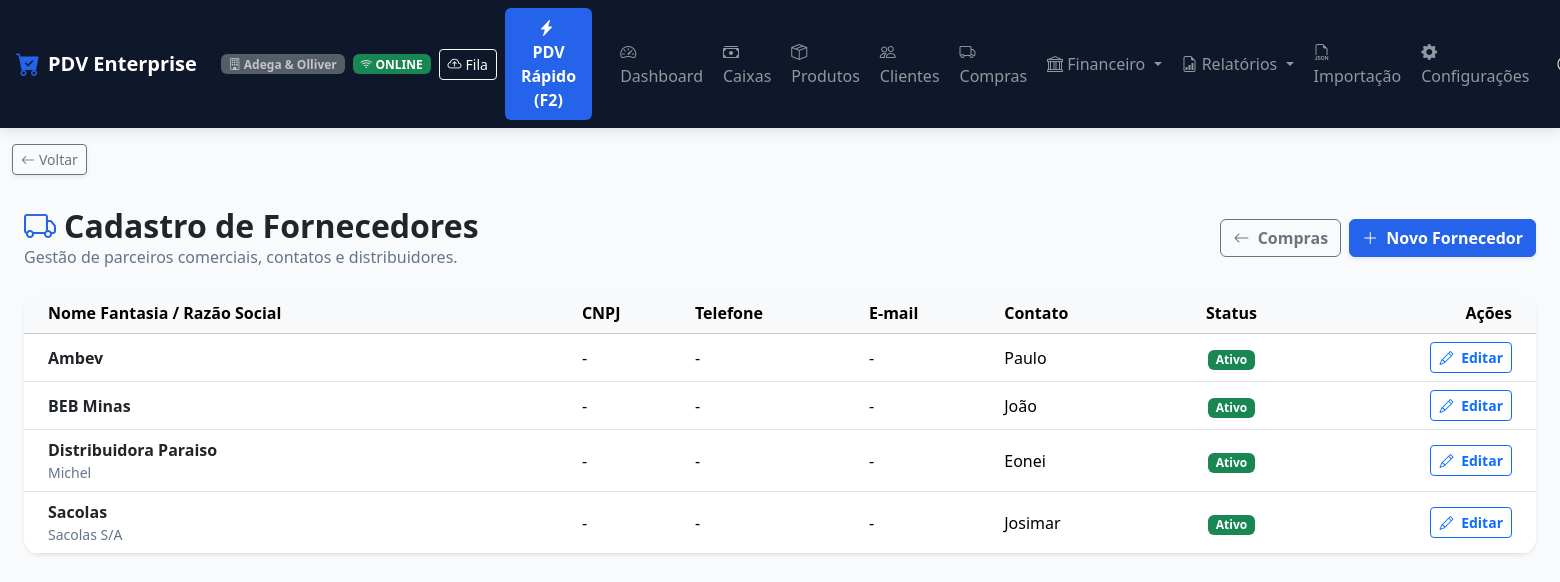
Screenshot of /compras/fornecedores/ (signed in) with the database file from the repository.
### apps/usuarios/models.py (models this page shows, shortened)
class Usuario(AbstractUser):
    CARGO_CHOICES = [
        ('ADMIN', 'Administrador'),
        ('GERENTE', 'Gerente'),
        ('OPERADOR', 'Operador de Caixa'),
        ('ESTOQUISTA', 'Estoquista'),
        ('FINANCEIRO', 'Financeiro'),
    ]
    empresa = models.ForeignKey(
        'empresas.Empresa',
        on_delete=models.CASCADE,
        related_name='usuarios',
        verbose_name='Empresa',
        null=True,
        blank=True
    )
    cargo = models.CharField('Cargo', max_length=20, choices=CARGO_CHOICES, default='OPERADOR')
    pin_caixa = models.CharField('PIN de Caixa (4 a 6 dígitos)', max_length=10, blank=True)
    telefone = models.CharField('Telefone', max_length=20, blank=True)
    limite_desconto_pct = models.DecimalField(
        'Limite de Desconto (%)', max_digits=5, decimal_places=2, default=0.00,
        help_text='Percentual máximo de desconto que este usuário pode aplicar (0 = sem limite definido).'
    )
    class Meta:
        verbose_name = 'Usuário'
        verbose_name_plural = 'Usuários'
    @property
    def is_admin(self):
        return self.cargo == 'ADMIN' or self.is_superuser
    @property
    def is_administrador(self):
        return self.is_admin
    @property
    def pode_visualizar_auditoria(self):
        return self.cargo in ('ADMIN', 'GERENTE') or self.is_superuser

### apps/empresas/models.py (models this page shows, shortened)
class Empresa(models.Model):
    razao_social = models.CharField('Razão Social', max_length=200, blank=True, default='')
    nome_fantasia = models.CharField('Nome Fantasia', max_length=200, blank=True, default='')
    cnpj = models.CharField('CNPJ', max_length=20, unique=True)
    inscricao_estadual = models.CharField('Inscrição Estadual', max_length=50, blank=True)
    telefone = models.CharField('Telefone', max_length=20, blank=True)
    whatsapp = models.CharField('WhatsApp', max_length=20, blank=True)
    email = models.EmailField('E-mail', blank=True)
    endereco = models.CharField('Endereço Completo', max_length=255, blank=True)
    cidade = models.CharField('Cidade', max_length=100, blank=True)
    estado = models.CharField('Estado (UF)', max_length=2, blank=True)
    logo = models.ImageField('Logo da Empresa', upload_to='logos/', null=True, blank=True)
    cor_fundo_cabecalho = models.CharField('Cor Fundo Cabeçalho', max_length=20, default='#dc2626')
    cor_texto_cabecalho = models.CharField('Cor Texto Cabeçalho', max_length=20, default='#ffffff')
    cor_destaque = models.CharField('Cor de Destaque', max_length=20, default='#16a34a')
    cor_fundo_geral = models.CharField('Cor Fundo Geral', max_length=20, default='#f8fafc')
    cor_fundo_paineis = models.CharField('Cor Fundo Painéis', max_length=20, default='#ffffff')
    ativo = models.BooleanField('Ativo', default=True)
    created_at = models.DateTimeField('Criado em', auto_now_add=True)
    updated_at = models.DateTimeField('Atualizado em', auto_now=True)
    class Meta:
        verbose_name = 'Empresa'
        verbose_name_plural = 'Empresas'

### apps/clientes/models.py (models this page shows, shortened)
class Fornecedor(TenantModelMixin):
    razao_social = models.CharField('Razão Social', max_length=200)
    nome_fantasia = models.CharField('Nome Fantasia', max_length=200, blank=True)
    cnpj = models.CharField('CNPJ', max_length=20, blank=True)
    telefone = models.CharField('Telefone', max_length=20, blank=True)
    email = models.EmailField('E-mail', blank=True)
    endereco = models.CharField('Endereço', max_length=255, blank=True)
    contato_nome = models.CharField('Nome do Contato', max_length=100, blank=True)
    observacoes = models.TextField('Observações', blank=True)
    ativo = models.BooleanField('Ativo', default=True)
    class Meta:
        verbose_name = 'Fornecedor'
        verbose_name_plural = 'Fornecedores'
        ordering = ['nome_fantasia', 'razao_social']

### apps/compras/views.py (the view)
# urls.py: path('fornecedores/', fornecedores_list, name='fornecedores_list'),
@login_required
def fornecedores_list(request):
    empresa = request.tenant or request.user.empresa
    fornecedores = Fornecedor.objects.filter(empresa=empresa).order_by('nome_fantasia', 'razao_social')
    return render(request, 'compras/fornecedores_list.html', {'fornecedores': fornecedores})

### apps/core/models.py (called while the page is built)
def get_current_tenant():
    return getattr(_thread_locals, 'tenant', None)

def set_current_tenant(tenant):
    _thread_locals.tenant = tenant

def clear_current_tenant():
    if hasattr(_thread_locals, 'tenant'):
        del _thread_locals.tenant

    def get_queryset(self):
        qs = TenantQuerySet(self.model, using=self._db)
        tenant = get_current_tenant()
        if tenant:
            return qs.filter(empresa=tenant)
        return qs

### apps/empresas/context_processors.py (called while the page is built, shortened)
def configuracao_visual_context(request):
    empresa = getattr(request, 'tenant', None)
    if not empresa and hasattr(request, 'user') and request.user.is_authenticated:
        empresa = getattr(request.user, 'empresa', None)
    if empresa:
        config = getattr(empresa, 'configuracao_visual', None)
        if not config:
            config = empresa.get_configuracao_visual()
        return {
            'config_visual': config,
            'css_variables': config.to_css_variables()
        }

### templates/compras/fornecedores_list.html (shortened to what this page needs)
{% extends 'base.html' %}
{% block content %}
<div class="container-fluid py-3">
    <div class="d-flex justify-content-between align-items-center mb-4 flex-wrap gap-2">
        <div>
            <h2 class="fw-bold text-dark mb-0"><i class="bi bi-truck text-primary me-2"></i>Cadastro de Fornecedores</h2>
            <p class="text-muted mb-0">Gestão de parceiros comerciais, contatos e distribuidores.</p>
        </div>
        <div class="d-flex gap-2">
            <a href="{% url 'compras_list' %}" class="btn btn-outline-secondary fw-bold">
                <i class="bi bi-arrow-left me-1"></i> Compras
            </a>
            <a href="{% url 'fornecedor_novo' %}" class="btn btn-primary fw-bold shadow-sm">
                <i class="bi bi-plus-lg me-1"></i> Novo Fornecedor
            </a>
        </div>
    </div>
    <div class="card card-custom p-0 border-0 shadow-sm rounded-4 overflow-hidden mb-4">
        <div class="table-responsive">
            <table class="table table-hover align-middle mb-0">
                <thead class="table-light">
                    <tr>
                        <th class="ps-4">Nome Fantasia / Razão Social</th>
                        <th>CNPJ</th>
                        <th>Telefone</th>
                        <th>E-mail</th>
                        <th>Contato</th>
                        <th class="text-center">Status</th>
                        <th class="text-end pe-4">Ações</th>
                    </tr>
                </thead>
                <tbody>
                    {% for f in fornecedores %}
                    <tr>
                        <td class="ps-4">
                            <strong class="text-dark fs-6">{{ f.nome_fantasia|default:f.razao_social }}</strong>
                            {% if f.razao_social and f.nome_fantasia != f.razao_social %}
                                <small class="d-block text-muted">{{ f.razao_social }}</small>
                            {% endif %}
                        </td>
                        <td>{{ f.cnpj|default:"-" }}</td>
                        <td>{{ f.telefone|default:"-" }}</td>
                        <td>{{ f.email|default:"-" }}</td>
                        <td>{{ f.contato_nome|default:"-" }}</td>
                        <td class="text-center">
                            {% if f.ativo %}
                                <span class="badge bg-success">Ativo</span>
                            {% else %}
                                <span class="badge bg-secondary">Inativo</span>
                            {% endif %}
                        </td>
                        <td class="text-end pe-4">
                            <a href="{% url 'fornecedor_editar' f.id %}" class="btn btn-sm btn-outline-primary fw-bold">
                                <i class="bi bi-pencil me-1"></i> Editar
                            </a>
                        </td>
                    </tr>
                    {% endfor %}
                </tbody>
            </table>
        </div>
    </div>
</div>
{% endblock %}

### templates/components/navbar.html (shortened to what this page needs)
{% if request.resolver_match.url_name == 'pdv_front' %}
<nav class="navbar navbar-expand navbar-dark navbar-custom sticky-top px-3">
    <div class="container-fluid p-0 d-flex justify-content-between align-items-center">
        <div class="d-flex align-items-center gap-2">
            <a class="navbar-brand fw-bold text-white d-flex align-items-center gap-2 mb-0" href="{% url 'dashboard' %}">
                <i class="bi bi-cart-check-fill text-primary fs-4"></i>
                <span>PDV Enterprise</span>
            </a>
            <span class="badge bg-secondary opacity-75 d-none d-md-inline-block">
                <i class="bi bi-building"></i> {{ request.user.empresa.nome_fantasia|default:"Multiempresa" }}
            </span>
            <span id="network-status-badge" class="badge bg-success ms-1">
                <i class="bi bi-wifi"></i> ONLINE
            </span>
            <button class="btn btn-sm btn-outline-light ms-1 d-flex align-items-center gap-1" type="button" onclick="abrirModalFilaOffline()" title="Ver Fila de Vendas Offline">
                <i class="bi bi-cloud-arrow-up"></i> <span class="d-none d-sm-inline">Fila</span>
                <span id="sync-status-badge" class="badge bg-warning text-dark" style="display:none;">0</span>
            </button>
        </div>
        <div class="d-flex align-items-center gap-2">
            <a href="{% url 'dashboard' %}" class="btn btn-outline-light btn-sm fw-bold d-flex align-items-center gap-1" title="Ir para o Dashboard / Tela Inicial">
                <i class="bi bi-house-door-fill text-warning"></i> <span>Início</span>
            </a>
            <a href="{% url 'caixas_list' %}" class="btn btn-warning btn-sm fw-bold d-flex align-items-center gap-1 text-dark" title="Ir para o Módulo de Caixa">
                <i class="bi bi-cash-stack"></i> <span>Caixa</span>
            </a>
            <div class="dropdown ms-2">
                <a class="nav-link dropdown-toggle fw-semibold text-light py-1 px-2 border border-secondary rounded" href="#" data-bs-toggle="dropdown">
                    <i class="bi bi-person-circle me-1"></i> {{ user.get_full_name|default:user.username }}
                </a>
                <ul class="dropdown-menu dropdown-menu-end shadow">
                    <li><span class="dropdown-item-text text-muted small">Cargo: {{ user.get_cargo_display }}</span></li>
                    <li><hr class="dropdown-divider"></li>
                    <li><a class="dropdown-item text-danger" href="{% url 'logout' %}"><i class="bi bi-box-arrow-right me-2"></i>Sair</a></li>
                </ul>
            </div>
        </div>
    </div>
</nav>
{% else %}
<nav class="navbar navbar-expand-lg navbar-dark navbar-custom sticky-top px-3">
    <a class="navbar-brand fw-bold text-white d-flex align-items-center gap-2" href="{% url 'dashboard' %}">
        <i class="bi bi-cart-check-fill text-primary fs-4"></i>
        <span>PDV Enterprise</span>
    </a>
    <span class="badge bg-secondary ms-2 opacity-75 d-none d-md-inline-block">
        <i class="bi bi-building"></i> {{ request.user.empresa.nome_fantasia|default:"Multiempresa" }}
    </span>
    <span id="network-status-badge" class="badge bg-success ms-2">
        <i class="bi bi-wifi"></i> ONLINE
    </span>
    <button class="btn btn-sm btn-outline-light ms-2 d-flex align-items-center gap-1" type="button" onclick="abrirModalFilaOffline()" title="Ver Fila de Vendas Offline">
        <i class="bi bi-cloud-arrow-up"></i> <span class="d-none d-sm-inline">Fila</span>
    </button>
    <div class="collapse navbar-collapse" id="navbarNav">
        <ul class="navbar-nav ms-auto align-items-center gap-1">
            <li class="nav-item">
                <a class="nav-link btn btn-primary text-white fw-bold px-3 ms-2 me-3" href="{% url 'pdv_front' %}">
                    <i class="bi bi-lightning-charge-fill me-1"></i> PDV Rápido (F2)
                </a>
            </li>
            <li class="nav-item">
                <a class="nav-link" href="{% url 'dashboard' %}"><i class="bi bi-speedometer2"></i> Dashboard</a>
            </li>
            <li class="nav-item">
                <a class="nav-link" href="{% url 'caixas_list' %}"><i class="bi bi-cash-stack"></i> Caixas</a>
            </li>
            <li class="nav-item">
                <a class="nav-link" href="{% url 'produtos_list' %}"><i class="bi bi-box-seam"></i> Produtos</a>
            </li>
            <li class="nav-item">
                <a class="nav-link" href="{% url 'clientes_list' %}"><i class="bi bi-people"></i> Clientes</a>
            </li>
            <li class="nav-item">
                <a class="nav-link" href="{% url 'compras_list' %}"><i class="bi bi-truck"></i> Compras</a>
            </li>
            <li class="nav-item dropdown">
                <a class="nav-link dropdown-toggle" href="#" id="finDropdown" role="button" data-bs-toggle="dropdown">
                    <i class="bi bi-bank"></i> Financeiro
                </a>
            </li>
            <li class="nav-item dropdown">
                <a class="nav-link dropdown-toggle" href="#" id="relatDropdown" role="button" data-bs-toggle="dropdown">
                    <i class="bi bi-file-earmark-bar-graph"></i> Relatórios
                </a>
            </li>
            <li class="nav-item">
                <a class="nav-link" href="{% url 'importacao_hub' %}" title="Importação de Dados JSON">
                    <i class="bi bi-filetype-json"></i> <span class="d-lg-none d-xl-inline">Importação</span>
                </a>
            </li>
            <li class="nav-item">
                <a class="nav-link" href="{% url 'configuracoes' %}" title="Configurações do Sistema">
                    <i class="bi bi-gear-fill"></i> <span class="d-lg-none d-xl-inline">Configurações</span>
                </a>
            </li>
            <li class="nav-item dropdown ms-2">
                <a class="nav-link dropdown-toggle fw-semibold text-light" href="#" data-bs-toggle="dropdown">
                    <i class="bi bi-person-circle"></i> {{ user.get_full_name|default:user.username }}
                </a>
            </li>
        </ul>
    </div>
</nav>
{% endif %}

### static/css/custom.css (style rules this page uses)
:root { --primary-color: var(--cor-principal, #2563eb); --secondary-color: var(--cor-secundaria, #475569); --bg-main: var(--cor-fundo, #f8fafc); --card-bg: var(--cor-cards, #ffffff); --border-color: #e2e8f0; }
body { background-color: var(--cor-fundo, var(--bg-main, #f8fafc)) !important; font-family: 'Segoe UI', system-ui, -apple-system, sans-serif; color: var(--cor-texto, #1e293b); }
.navbar-custom { background: var(--cor-menu-sidebar, linear-gradient(135deg, #0f172a 0%, #1e293b 100%)) !important; box-shadow: 0 4px 12px rgba(0,0,0,0.1); }
.card-custom { background-color: var(--cor-cards, var(--card-bg, #ffffff)) !important; border: 1px solid var(--border-color); border-radius: 12px; box-shadow: 0 4px 6px -1px rgba(0, 0, 0, 0.05); transition: transform 0.2s, box-shadow 0.2s; }
.btn-primary, .btn-primary:hover, .btn-primary:active, .btn-primary:focus { background-color: var(--cor-botoes, var(--cor-principal, #2563eb)) !important; border-color: var(--cor-botoes, var(--cor-principal, #2563eb)) !important; }
.text-primary { color: var(--cor-principal, #2563eb) !important; }
.text-muted { color: var(--cor-texto-secundario, #64748b) !important; }
a { color: var(--cor-links, var(--cor-principal, #2563eb)); }

### rows the page displays
Usuario: user.empresa.nome_fantasia "Adega & Olliver"
Fornecedor: nome_fantasia "Ambev", cnpj "-", telefone "-", email "-", contato_nome "Paulo", ativo "Ativo"
Fornecedor: nome_fantasia "BEB Minas", cnpj "-", telefone "-", email "-", contato_nome "João", ativo "Ativo"
Fornecedor: nome_fantasia "Distribuidora Paraiso", razao_social "Michel", cnpj "-", telefone "-", email "-", contato_nome "Eonei", ativo "Ativo"
Fornecedor: nome_fantasia "Sacolas", razao_social "Sacolas S/A", cnpj "-", telefone "-", email "-", contato_nome "Josimar", ativo "Ativo"
